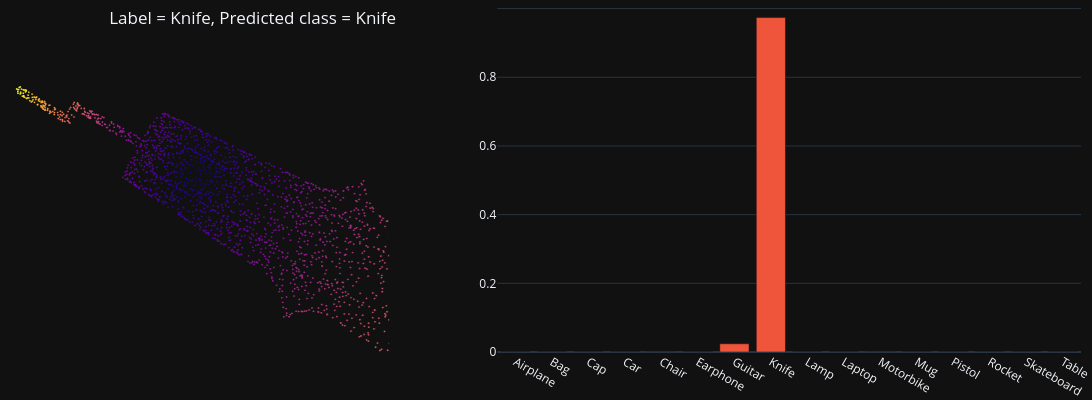

This figure's notebook cell:
### Markdown cell above
## Test on individual items

### Code cell
# Random test sample
test_sample = test_set[np.random.choice(np.arange(len(test_set)))]
batch_dict = collate_fn([test_sample])
x = batch_dict['points'].transpose(1, 2).to(device)

# Get model predictions
model_preds, _ = classifier(x)
predicted_class = torch.argmax(model_preds, axis=1).detach().cpu().numpy()[0]
predicted_class_name = class_id_name_map[predicted_class]
pred_class_probs = F.softmax(model_preds.flatten(), dim=None).detach().cpu().numpy()

# plot results
title = f"Label = {test_sample['class_name']}, Predicted class = {predicted_class_name}"
fig = make_subplots(rows=1, cols=2, specs=[[{"type": "scatter3d"}, {}]], column_widths=[0.4, 0.6])
fig.update_layout(template="plotly_dark", scene=PCD_SCENE, height = 400, width = 1200,
                title=title, title_x=0.1, title_y=0.97, margin=dict(r=0, b=0, l=0, t=0))    
fig.add_trace(plot_pc_data3d(x=test_sample['points'][:,0], y=test_sample['points'][:,1], z=test_sample['points'][:,2]), row=1, col=1)
fig.add_trace(go.Bar(x=list(class_name_id_map.keys()), y=pred_class_probs, showlegend=False), row=1, col=2)
fig.show()

### Figure 1 — Plotly figure (JSON) as saved in the notebook; plotly's stock layout.template omitted (floating-point values rounded to 4 significant figures; data arrays with more than 128 entries replaced by an {"elided": "..."} marker saying what was removed)
{"data": [{"hoverinfo": "skip", "marker": {"color": {"elided": "2500 float values"}, "opacity": 1, "size": 1}, "mode": "markers", "scene": "scene", "showlegend": false, "type": "scatter3d", "x": {"elided": "2500 float values"}, "y": {"elided": "2500 float values"}, "z": {"elided": "2500 float values"}}, {"showlegend": false, "type": "bar", "x": ["Airplane", "Bag", "Cap", "Car", "Chair", "Earphone", "Guitar", "Knife", "Lamp", "Laptop", "Motorbike", "Mug", "Pistol", "Rocket", "Skateboard", "Table"], "xaxis": "x", "y": [0.0003102, 6.098e-05, 7.901e-05, 0.0001166, 0.000468, 7.516e-05, 0.02392, 0.9737, 9.397e-05, 8.739e-05, 0.0005661, 0.0001106, 8.444e-05, 0.0001129, 0.0001123, 8.231e-05], "yaxis": "y"}], "layout": {"height": 400, "margin": {"b": 0, "l": 0, "r": 0, "t": 0}, "scene": {"aspectmode": "data", "domain": {"x": [0, 0.36], "y": [0, 1]}, "xaxis": {"visible": false}, "yaxis": {"visible": false}, "zaxis": {"visible": false}}, "title": {"text": "Label = Knife, Predicted class = Knife", "x": 0.1, "y": 0.97}, "width": 1200, "xaxis": {"anchor": "y", "domain": [0.46, 1]}, "yaxis": {"anchor": "x", "domain": [0, 1]}}}
